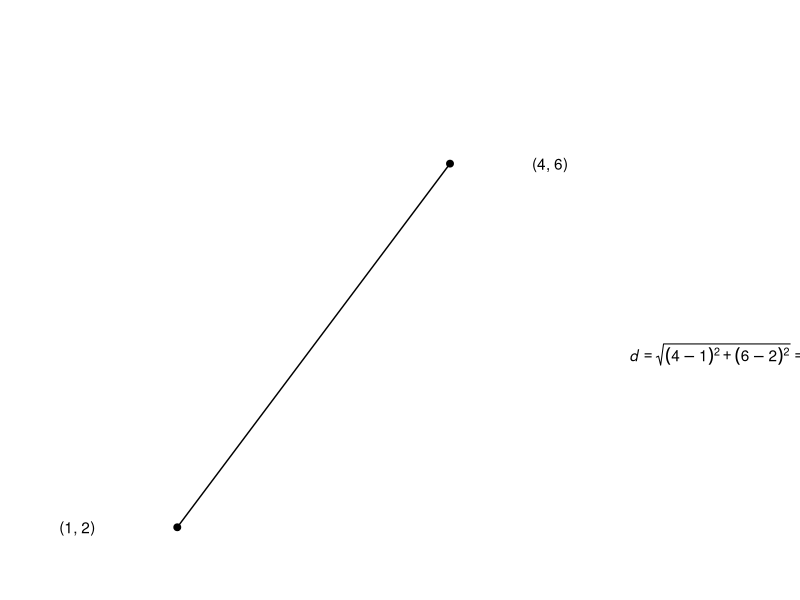
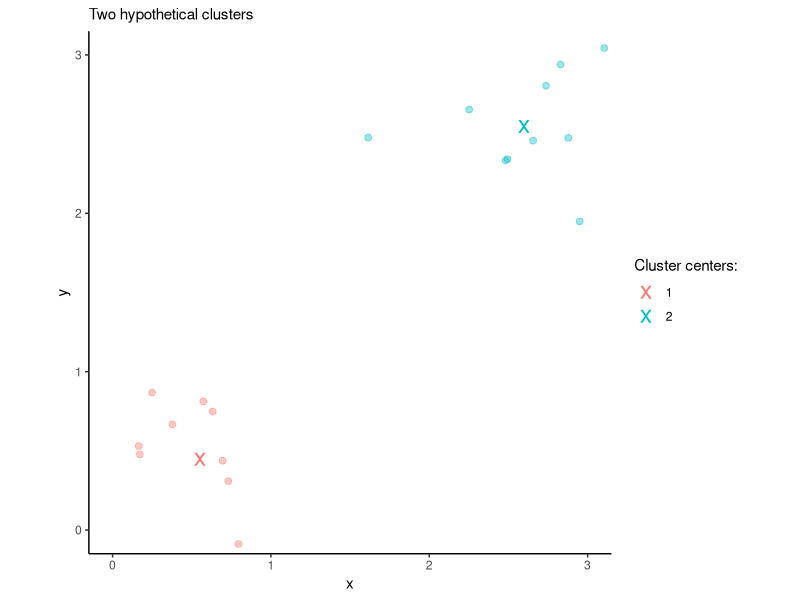
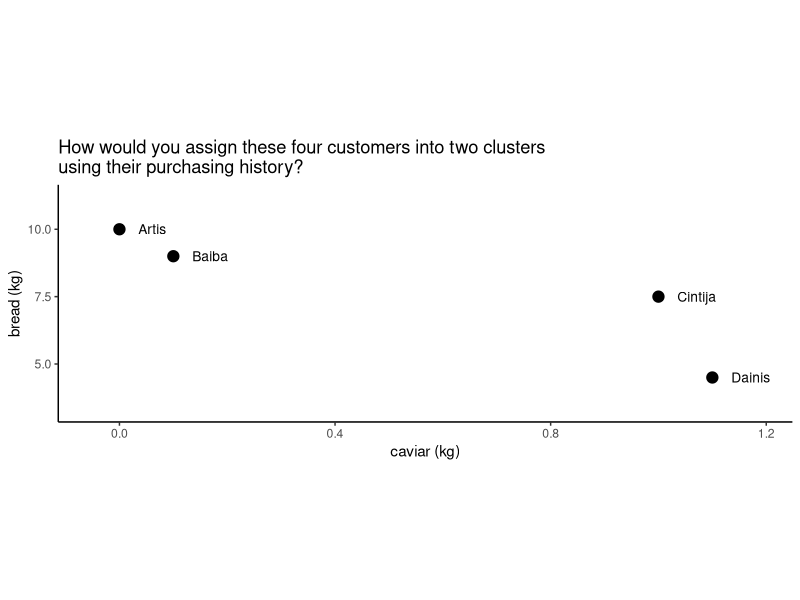
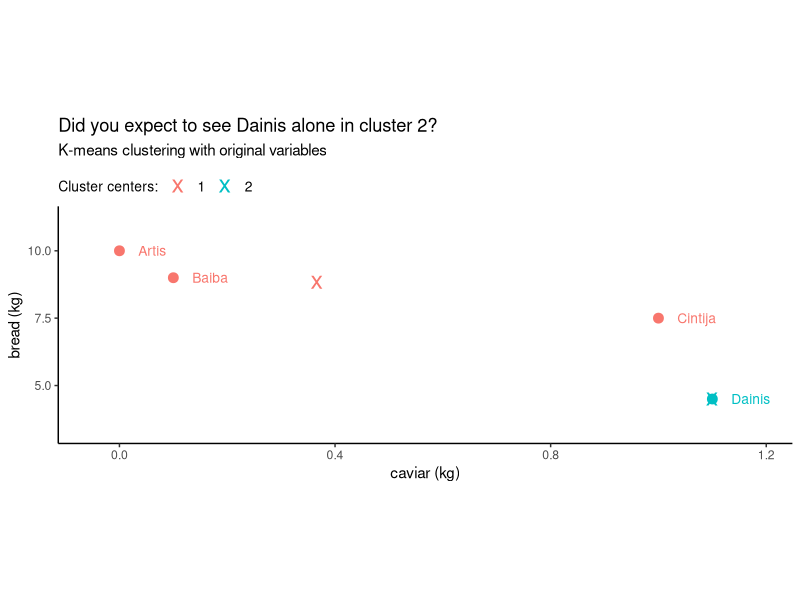
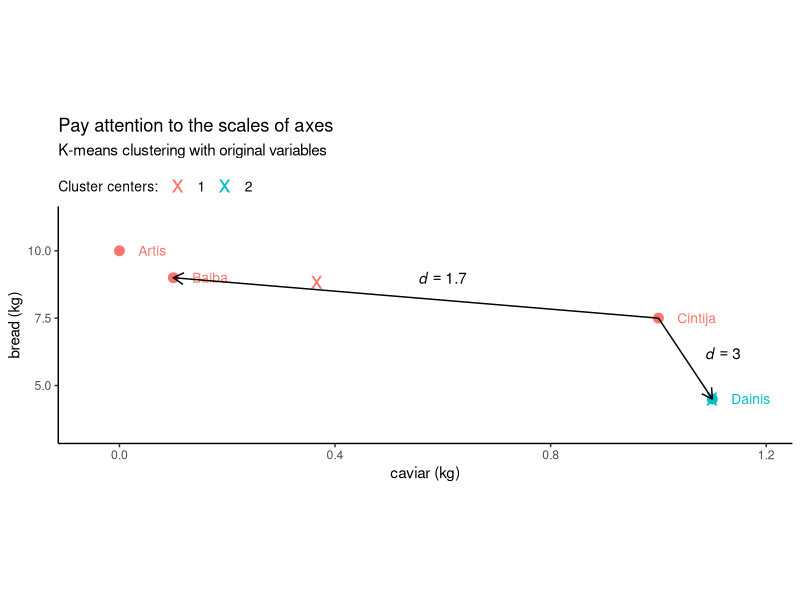
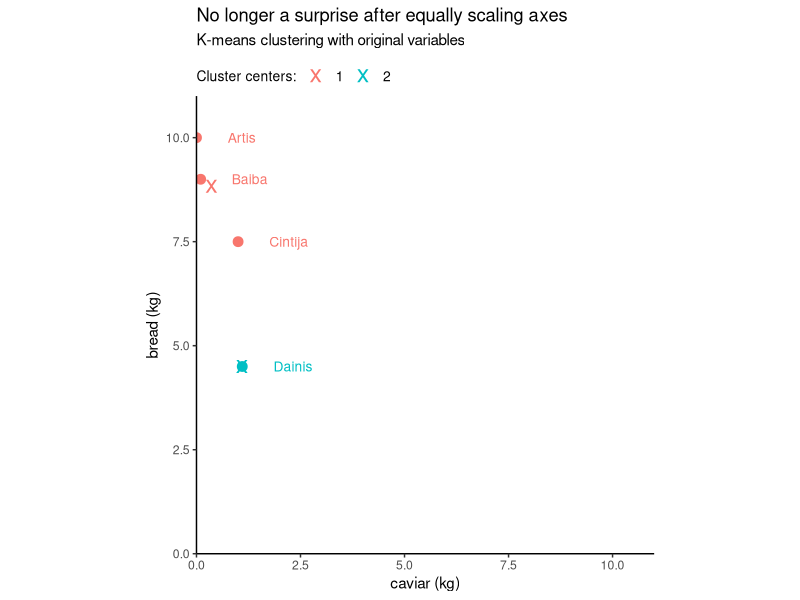
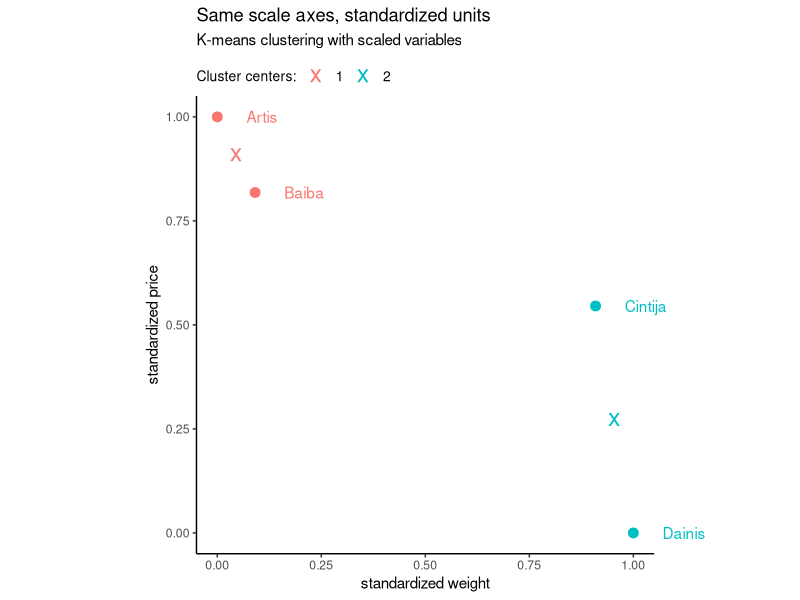
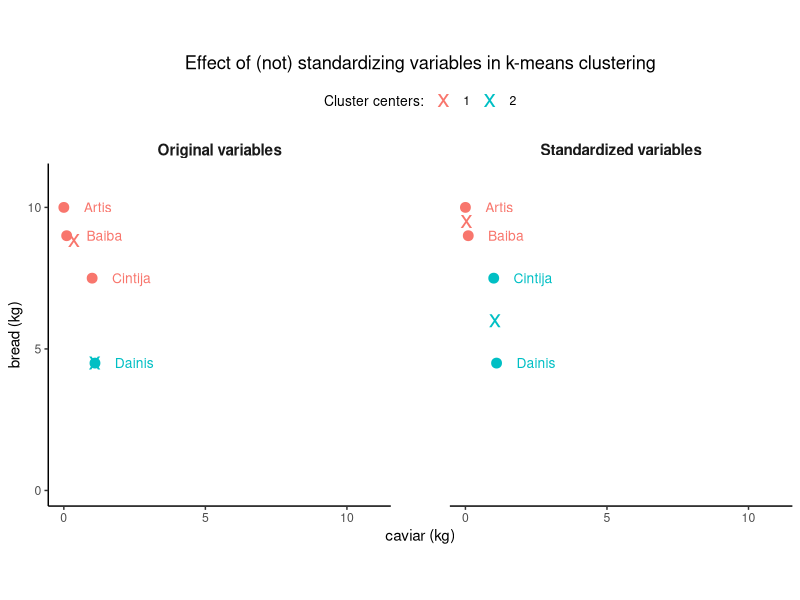

Source code (R) for these figures, in order:
## ---- chunk 1
knitr::opts_chunk$set(echo = FALSE, message = FALSE, warning = FALSE, fig.align = 'center')
## ---- chunk 2
library(tidyverse)
tibble(x = c(1,4),
       y = c(2,6)) %>% 
  ggplot(aes(x, y)) +
  geom_point(size = 2) +
  geom_line() +
  coord_equal(ratio = 1, clip = "off", ylim = c(1.5, 7.5)) +
  annotate(geom = "text", x = -0.1, y = 2, label = "(1, 2)") +
  annotate(geom = "text", x = 5.1, y = 6, label = "(4, 6)") +
  annotate(geom = "text", x = 7, y = 3.9, label = expression(paste(italic(d) == sqrt((4-1)^2 + (6-2)^2)) == 5)) +
  theme_void()
## ---- chunk 3
set.seed(1)
x <- tibble(x = c(rnorm(n = 10, mean = 0.5, sd = 0.4), rnorm(n = 10, mean = 2.5, sd = 0.4)),
       y = c(rnorm(n = 10, mean = 0.5, sd = 0.4), rnorm(n = 10, mean = 2.5, sd = 0.4)),
       cluster = rep(1:2, each = 10))
x_fit <- kmeans(x, centers = 2)
x_centers <- as_tibble(x_fit$centers) %>% mutate(cluster = 1:2)
x %>% 
  ggplot(aes(x, y, colour = as.factor(cluster))) +
  geom_point(size = 2, alpha = 0.4, show.legend = FALSE) +
  geom_point(size = 6, shape = "x", data = x_centers, mapping = aes(colour = as.factor(cluster))) +
  coord_equal(xlim = c(0, 3), ylim = c(0, 3)) +
  labs(subtitle = "Two hypothetical clusters",
       colour = "Cluster centers:") +
  theme_classic()
## ---- chunk 4
# Attach packages.
library(tidyverse)
# Import groceries data.
groceries_df <- read_delim(file = "groceries.csv", delim = ";")
## ---- chunk 5
# Print phone data.
groceries_df %>% 
  knitr::kable(col.names = c("Customer", "Caviar (kg)", "Bread (kg)"), format = "html") %>% 
  kableExtra::kable_styling(full_width = FALSE, bootstrap_options = c("condensed"))
## ---- chunk 6
groceries_df %>% 
  ggplot(aes(x = caviar_kg, y = bread_kg)) + 
  geom_point(size = 3.5) +
  geom_text(aes(label = customer), size = 3.5, hjust = "left", nudge_x = 0.035) +
  scale_y_continuous(expand = expand_scale(mult = 0.3)) +
  scale_x_continuous(expand = expand_scale(mult = 0.1)) +
  labs(title = "How would you assign these four customers into two clusters\nusing their purchasing history?",
       x = "caviar (kg)", 
       y = "bread (kg)") +
  coord_equal(ratio = 1/20) +
  theme_classic()
## ---- chunk 7
# Data for clustering.
groceries_num <- groceries_df[-1]
# Reproducibility.
set.seed(1)
# K-means with original variables.
kmeans_orig <- kmeans(groceries_num, centers = 2)
## ---- chunk 8
# Cluster centers.
centers_orig_df <- as_tibble(kmeans_orig$centers) %>%
  mutate(cluster = 1:2)

# K-means with original variables, unequal axes.
p <- groceries_df %>% 
  mutate(cluster = kmeans_orig$cluster) %>% 
  ggplot(aes(x = caviar_kg, y = bread_kg, color = as.factor(cluster))) + 
  geom_point(size = 3, show.legend = FALSE) +
  geom_point(data = centers_orig_df, size = 6, shape = "x") +
  scale_y_continuous(expand = expand_scale(mult = 0.3)) +
  scale_x_continuous(expand = expand_scale(mult = 0.1)) +
  labs(title = "Did you expect to see Dainis alone in cluster 2?",
       subtitle = "K-means clustering with original variables",
       x = "caviar (kg)", 
       y = "bread (kg)", 
       color = "Cluster centers:") +
  coord_equal(ratio = 1/20) +
  theme_classic() +
  theme(legend.position = "top", 
        legend.justification = "left", 
        legend.margin = margin(0, 0, 0, 0),
        legend.box.margin = margin(t = 5, 0, b = -5, 0), 
        legend.title = element_text(size = 10), 
        legend.text = element_text(size = 10))

p +
  geom_text(aes(label = customer), size = 3.5, hjust = "left", nudge_x = 0.035, show.legend = FALSE)
## ---- chunk 9
# groceries_num <- as.data.frame(groceries_num)
# rownames(groceries_num) <- groceries_df$customer
# distances <- as.matrix(dist(groceries_num))
# round(distances["Cintija", "Baiba"], 1)
# round(distances["Cintija", "Dainis"], 1)

p +
  geom_text(aes(label = customer), size = 3.5, hjust = "left", nudge_x = 0.035, show.legend = FALSE) +
  labs(title = "Pay attention to the scales of axes") +
  # Add two ditances for annotation.
  # To the left.
  annotate(geom = "segment", x = 1, y = 7.5, xend = 0.1, yend = 9, 
           arrow = arrow(length = unit(x = 0.3, units = "cm"), ends = "last")) +
  annotate(geom = "text", x = 0.6, y = 9, label = expression(italic(d) == 1.7)) +
  # To the top.
  annotate(geom = "segment", x = 1, y = 7.5, xend = 1.1, yend = 4.5, 
           arrow = arrow(length = unit(x = 0.3, units = "cm"), ends = "last")) +
  annotate(geom = "text", x = 1.12, y = 6.2, label = expression(italic(d) == 3))
## ---- chunk 10
# Add rownames to see customer names in a distance matrix.
groceries_num <- as.data.frame(groceries_num)
rownames(groceries_num) <- groceries_df$customer
# Euclidean distances.
round(dist(groceries_num), 1)
## ---- chunk 11
# Adjust axes to the same scale.
p +
  geom_text(aes(label = customer), size = 3.5, hjust = "left", nudge_x = 0.75, show.legend = FALSE) +
  labs(title = "No longer a surprise after equally scaling axes") +
  coord_equal(xlim = c(0, 11), ylim = c(0, 11), expand = FALSE)
## ---- chunk 12
standardize_range <- function(x) {(x - min(x)) / (max(x) - min(x))}
## ---- chunk 13
groceries_num_scaled <- apply(groceries_num, 
                              MARGIN = 2, 
                              FUN = standardize_range)
groceries_num_scaled
## ---- chunk 14
set.seed(1)
kmeans_scaled <- kmeans(groceries_num_scaled, centers = 2)
## ---- chunk 15
var_min_vec <- apply(groceries_num, MARGIN = 2, FUN = min)
var_range_vec <- apply(groceries_num, MARGIN = 2, FUN = function(x) diff(range(x)))

centers_scaled_df <- tibble(
  caviar_kg_scaled = kmeans_scaled$centers[, "caviar_kg"],
  bread_kg_scaled = kmeans_scaled$centers[, "bread_kg"]) %>%
  bind_cols(as_tibble(t(apply(X = kmeans_scaled$centers, MARGIN = 1, FUN = function(x) x * var_range_vec + var_min_vec)))) %>%
  mutate(cluster = 1:2)

groceries_df %>%
  mutate(caviar_kg_scaled = standardize_range(caviar_kg),
         bread_kg_scaled  = standardize_range(bread_kg),
         cluster          = kmeans_scaled$cluster) %>%
  ggplot(aes(x = caviar_kg_scaled, y = bread_kg_scaled, color = as.factor(cluster))) +
  geom_point(size = 3, show.legend = FALSE) +
  geom_point(data = centers_scaled_df, aes(x = caviar_kg_scaled, y = bread_kg_scaled), size = 6, shape = "x") +
  labs(title = "Same scale axes, standardized units",
       subtitle = "K-means clustering with scaled variables",
       x = "standardized weight",
       y = "standardized price", 
       color = "Cluster centers:") +
  theme_classic() +
  theme(legend.position = "top", 
        legend.justification = "left", 
        legend.margin = margin(0, 0, 0, 0),
        legend.box.margin = margin(t = 5, 0, b = -5, 0), 
        legend.title = element_text(size = 10), 
        legend.text = element_text(size = 10)) +
  coord_equal(xlim = c(0, 1), ylim = c(0, 1), clip = "off") +
  geom_text(aes(label = customer), show.legend = FALSE, nudge_x = 0.07, hjust = "left")
## ---- chunk 16
centers_combined <- bind_rows(
  centers_orig_df %>% mutate(facet = "Original variables"),
  centers_scaled_df %>% select(-contains("scaled")) %>% mutate(facet = "Standardized variables")
)

bind_rows(
  groceries_df %>% 
    mutate(cluster = kmeans_orig$cluster,
           facet = "Original variables"),
  groceries_df %>% 
    mutate(cluster = kmeans_scaled$cluster,
           facet = "Standardized variables")
) %>%

  ggplot(aes(x = caviar_kg, y = bread_kg, color = as.factor(cluster))) +
  facet_grid(~facet) +
  coord_equal(xlim = c(0, 11), ylim = c(0, 11)) +
  geom_point(size = 3, show.legend = FALSE) +
  geom_text(aes(label = customer), size = 3.5, hjust = "left", nudge_x = 0.7, show.legend = FALSE) +
  geom_point(data = centers_combined, aes(x = caviar_kg, y = bread_kg), size = 6, shape = "x") +
  scale_x_continuous(breaks = c(0, 5, 10)) +
  scale_y_continuous(breaks = c(0, 5, 10)) +
  labs(title = "Effect of (not) standardizing variables in k-means clustering",
       x = "caviar (kg)",
       y = "bread (kg)",
       color = "Cluster centers:") +
  theme_classic() +
  theme(legend.position = "top", 
        strip.background = element_rect(colour = "white"), 
        strip.text = element_text(face = "bold", size = 11), legend.title = element_text(size = 10), 
        panel.spacing = unit(1.5, units = "cm"), plot.title = element_text(hjust = 0.5))
